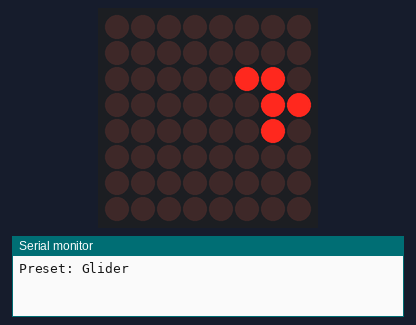
The sketch below on a simulated Arduino Uno, built with avr-gcc and run on an emulated ATmega328P. Shown: 8×8 LED matrix, the last lines printed to the serial monitor. Wiring (from diagram.json): MAX7219 LED driver: data pin 11; clock pin 13; CS pin 10. Random numbers use the default seed unless the sketch sets one.

Above: at 0.13 s.
At 3.92 s:
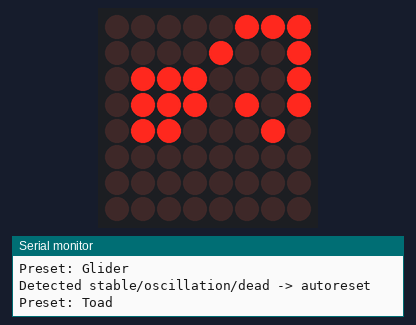
At 7.99 s:
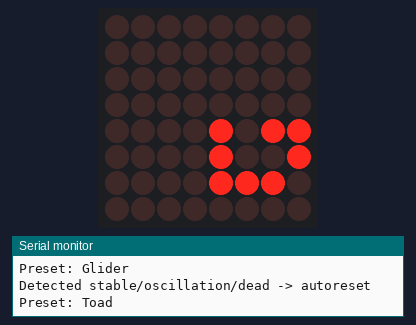
At 16.08 s:
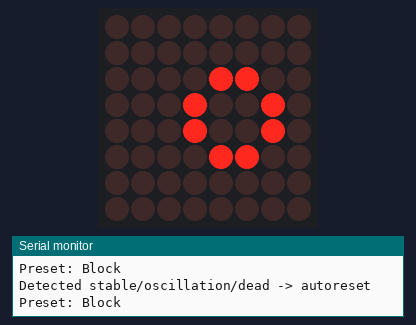
At 27.7 s:
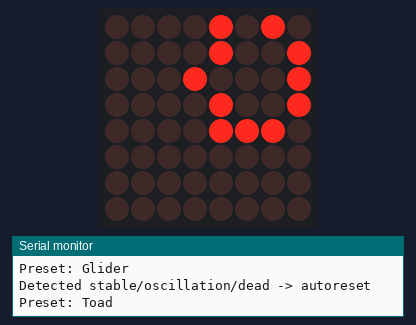
At 39.62 s:
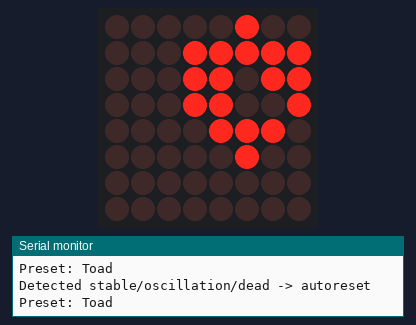

The sketch:

game_of_life_nice_shapes.ino
```cpp
// prima oara vom memora pozitiile la care este conectata matricea:
int MOSI_pin = 11;
int SlaveSelect_pin = 10;
int Clock_pin = 13;


// apoi stabilim cateva zone memorabile din max:
byte max7219_reg_noop        = 0x00; // nu face nimic
byte max7219_reg_digit0      = 0x01; // seteaza primul rand
byte max7219_reg_digit1      = 0x02;
byte max7219_reg_digit2      = 0x03;
byte max7219_reg_digit3      = 0x04;
byte max7219_reg_digit4      = 0x05;
byte max7219_reg_digit5      = 0x06;
byte max7219_reg_digit6      = 0x07;
byte max7219_reg_digit7      = 0x08;
byte max7219_reg_decodeMode  = 0x09;
byte max7219_reg_intensity   = 0x0a;
byte max7219_reg_scanLimit   = 0x0b;
byte max7219_reg_shutdown    = 0x0c;
byte max7219_reg_displayTest = 0x0f;

int a[8][8]; // generatie curenta
int b[8][8]; // generatie viitoare
int c[8][8]; // generatie dinainte

int pauza = 250; // intre generatii

void putByte(byte data) { // trebuie sa scriem bitii din data pe rand, de la stg la dreapta, sincronizat
  for (int i=7; i>=0; i--)
  {
    digitalWrite(Clock_pin, LOW);   // incepe o scriere sincronizata
    digitalWrite(MOSI_pin, (data & (0x01 << i)) ? HIGH : LOW); // cand i=7 scriu cel mai din stg bit din data...
    digitalWrite(Clock_pin, HIGH);   // a terminat sincronismul
  }
}
void toMax( byte reg, byte col) {
  digitalWrite(SlaveSelect_pin, LOW);       // selectez slaveul
  putByte(reg);                  // ii zic in ce zona de memorie scriu
  putByte(col);                  // si scriu valoarea
  digitalWrite(SlaveSelect_pin,HIGH);       // deselectez slaveul ca sa activez ce am scris
}

void resetmatrix(int m[8][8]){
  for (int i=0; i<8; i++)
     for(int j=0; j<8; j++)
        m[i][j]=0;
}


void displayMatrix(int m[8][8]){
   for(int i=0; i<8; i++)
   {
      int val = 0;
      for(int j=0; j<8; j++)
      {
        val |= (m[i][7-j]<<j);
      }
      toMax(i+1,val);
   }
}

int countNeighbors(int x, int y, int m[8][8]){
  int cnt = 0;
  for(int dx=-1; dx<=1; dx++){
    for(int dy=-1; dy<=1; dy++){
      if(dx==0 && dy==0) continue;
      int nx = x + dx;
      int ny = y + dy;
      if(nx>=0 && nx<8 && ny>=0 && ny<8){
        if(m[nx][ny]) cnt++;
      }
    }
  }
  return cnt;
}

bool equalMatrices(int m1[8][8], int m2[8][8]){
  for(int i=0;i<8;i++) for(int j=0;j<8;j++) if(m1[i][j]!=m2[i][j]) return false;
  return true;
}

void copyMatrix(int src[8][8], int dst[8][8]){
  for(int i=0;i<8;i++) for(int j=0;j<8;j++) dst[i][j]=src[i][j];
}

void flashAndReset(){
  // sting si aprind ca sa se vada ca i dau reset
  for(int t=0;t<3;t++){
    for (int i=1;i<=8;i++) toMax(i,0xFF);
    delay(80);
    for (int i=1;i<=8;i++) toMax(i,0x00);
    delay(80);
  }
  generateRandomPopulation();
}

void loadPreset(int id){
  resetmatrix(a);
  switch(id){
case 0:a[2][1]=1;a[2][2]=1;a[3][0]=1;a[3][1]=1;a[4][1]=1;Serial.println("Preset: Glider");break;
case 1:a[2][2]=1;a[2][3]=1;a[3][1]=1;a[3][2]=1;a[4][2]=1;a[4][3]=1;Serial.println("Preset: Blinker");break;
case 2:a[2][3]=1;a[2][4]=1;a[3][2]=1;a[3][3]=1;a[3][4]=1;a[4][3]=1;Serial.println("Preset: Block");break;
case 3:a[1][3]=1;a[1][4]=1;a[2][2]=1;a[2][3]=1;a[3][3]=1;a[3][4]=1;a[4][4]=1;Serial.println("Preset: Toad");break;
case 4:a[2][2]=1;a[2][3]=1;a[3][3]=1;a[3][4]=1;a[4][3]=1;a[4][5]=1;a[5][4]=1;a[5][5]=1;Serial.println("Preset: R-pentomino");break;
case 5:a[1][2]=1;a[2][4]=1;a[3][1]=1;a[3][2]=1;a[3][5]=1;a[3][6]=1;a[4][3]=1;a[4][4]=1;Serial.println("Preset: Acorn");break;
case 6:a[2][3]=1;a[3][2]=1;a[3][3]=1;a[3][4]=1;a[4][3]=1;a[4][5]=1;a[5][4]=1;a[5][5]=1;Serial.println("Preset: Diehard mic");break;
case 7:a[1][2]=1;a[1][3]=1;a[2][2]=1;a[2][3]=1;a[2][5]=1;a[3][4]=1;a[3][5]=1;a[4][4]=1;Serial.println("Preset: Mini Glider Gun");break;
default:for(int i=0;i<12;i++)a[random(0,8)][random(0,8)]=1;Serial.println("Preset: Random");
}}

void generateRandomPopulation(){int preset=random(0,8);loadPreset(preset);}


void setup() {
  Serial.begin(9600);
  pinMode(MOSI_pin, OUTPUT);
  pinMode(Clock_pin,  OUTPUT);
  pinMode(SlaveSelect_pin,   OUTPUT);

  digitalWrite(Clock_pin, HIGH);

  toMax(max7219_reg_scanLimit, 0x07);
  toMax(max7219_reg_decodeMode, 0x00);
  toMax(max7219_reg_shutdown, 0x01);
  toMax(max7219_reg_displayTest, 0x00);
  for (int i=1; i<=8; i++) toMax(i,0);
  toMax(max7219_reg_intensity, 0x08);

  randomSeed(analogRead(0));
  generateRandomPopulation();
  resetmatrix(c); // generatie anterioara = zero
}

void loop() {
  // afisez generatia curenta
  displayMatrix(a);
  delay(pauza);

  // calcul generatia urmatoare in b
  resetmatrix(b);
  for(int x=0;x<8;x++){
    for(int y=0;y<8;y++){
      int neighbors = countNeighbors(x,y,a);
      if(a[x][y]==1){
        // regula: 2 sau 3 -> supravietuieste
        if(neighbors==2 || neighbors==3) b[x][y]=1; else b[x][y]=0;
      } else {
        // regula: 3 -> nastere
        if(neighbors==3) b[x][y]=1; else b[x][y]=0;
      }
    }
  }

  // detectie stari terminale sau oscilatii de perioada 2
  bool stable = equalMatrices(a,b);      // nu se schimba
  bool oscillation2 = equalMatrices(b,c); // intoarce la c -> perioada 2

  // cand sunt toate 0
  int sum=0; for(int i=0;i<8;i++) for(int j=0;j<8;j++) sum += b[i][j];
  bool dead = (sum==0);

  if(stable || oscillation2 || dead){
  //de la capat
    Serial.println("Detected stable/oscillation/dead -> autoreset");
    flashAndReset();
    resetmatrix(c);
    return; // afisam imediat noua populatie in urmatorul loop
  }
  copyMatrix(a, c);
  copyMatrix(b, a);
}
```
